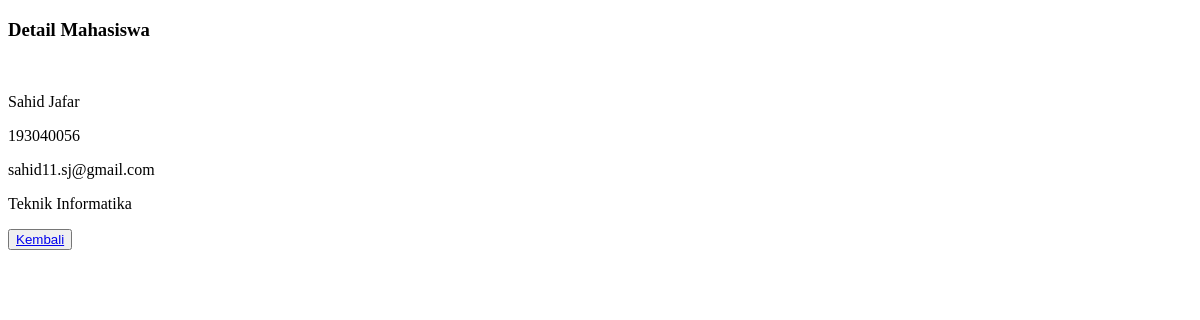
/kuliah/pertemuan10/detail.php?id=1, run on an earlier commit of the app's database.
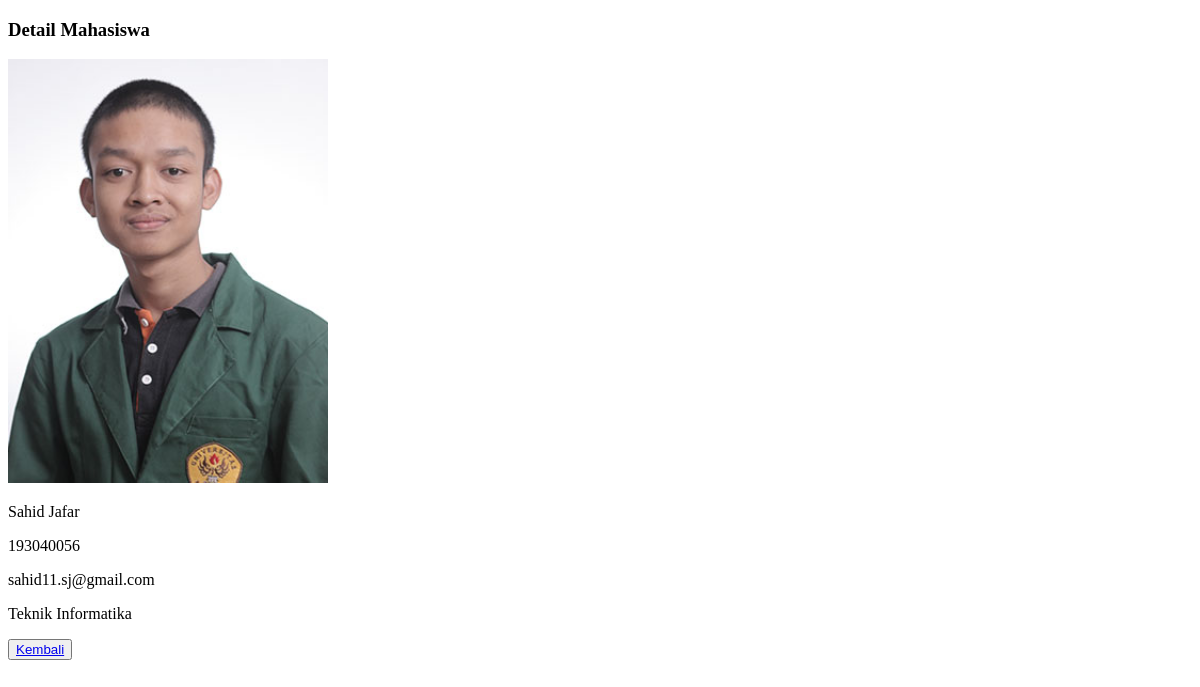
And on a later commit of the database.
### tables this page shows
CREATE TABLE `mahasiswa` (
  `Id` int(10) NOT NULL,
  `Nama` varchar(30) NOT NULL,
  `Nrp` char(15) NOT NULL,
  `Email` varchar(20) NOT NULL,
  `Jurusan` varchar(30) NOT NULL,
  `Gambar` varchar(255) NOT NULL
);

### kuliah/pertemuan10/functions.php (called while the page is built, shortened)
<?php
function koneksi()
{
  return mysqli_connect('localhost', 'root', '', 'pw_193040056');
}
function query($query)
{
  $conn = koneksi();
  $result = mysqli_query($conn, $query);
  if (mysqli_num_rows($result) == 1) {
    return mysqli_fetch_assoc($result);
  }
  $rows = [];
  return $rows;
}

### kuliah/pertemuan10/detail.php (the view, shortened to what this page needs)
<?php
require 'functions.php';
$id = $_GET['id'];
$mahasiswa = query("SELECT * FROM mahasiswa WHERE Id = $id");
?>
<!DOCTYPE html>
<html lang="en">
<head>
</head>
<body>
  <h3>Detail Mahasiswa</h3>
  <div class="container">
    <div class="Gambar">
      <img src="img/<?= $mahasiswa['Gambar']; ?>" width="320px" alt="">
    </div>
    <div class="keterangan">
      <p><?= $mahasiswa['Nama']; ?></p>
      <p><?= $mahasiswa['Nrp']; ?></p>
      <p><?= $mahasiswa['Email']; ?></p>
      <p><?= $mahasiswa['Jurusan']; ?></p>
    </div>
    <button class="tombol-kembali"><a href="latihan3.php">Kembali</a></button>
  </div>
</body>
</html>

What changed in the data, as far as the page shows it:
changed mahasiswa "Sahid Jafar": Gambar: picture added
